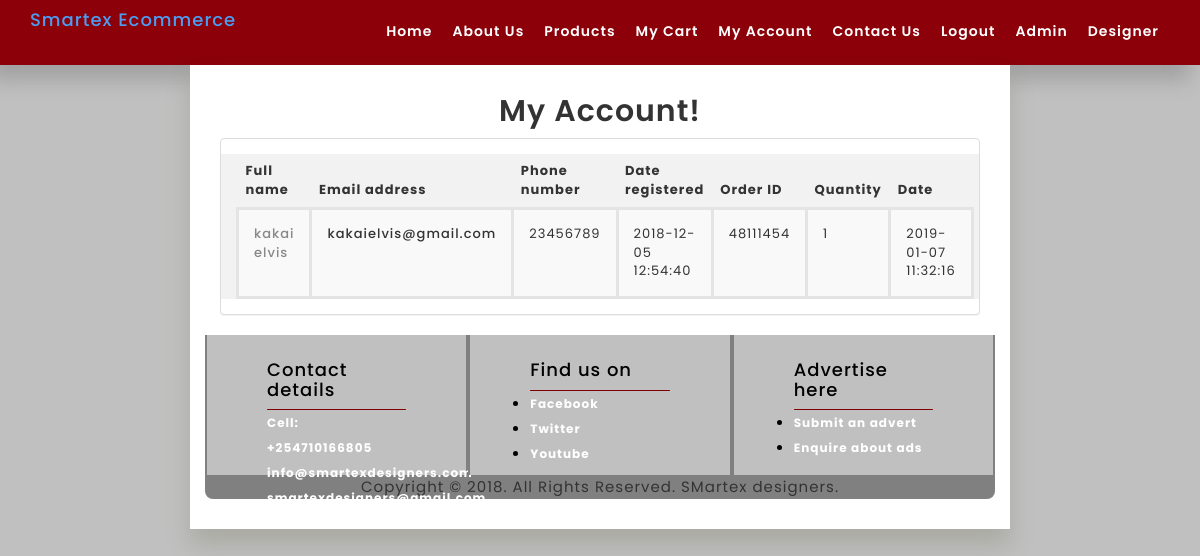
/account.php (signed in), run on the app's committed database.
### tables this page shows
CREATE TABLE `customer` (
  `id` int(100) NOT NULL,
  `names` varchar(100) NOT NULL,
  `phone` varchar(100) NOT NULL,
  `email` varchar(100) NOT NULL,
  `password` varchar(100) NOT NULL,
  `date` timestamp NOT NULL DEFAULT CURRENT_TIMESTAMP ON UPDATE CURRENT_TIMESTAMP
);

CREATE TABLE `orders` (
  `id` int(100) NOT NULL,
  `quantity` int(100) NOT NULL,
  `item` int(100) NOT NULL,
  `date` timestamp NOT NULL DEFAULT CURRENT_TIMESTAMP ON UPDATE CURRENT_TIMESTAMP,
  `customer` int(100) NOT NULL,
  `cart` varchar(100) NOT NULL
);

### account.php (the view, shortened to what this page needs)
<?php include ("header.php"); ?>
<body>
  <div class="row">
<div class="col-sm-2"> </div>
<div class="col-sm-8 body-content">
<div class="row">
<div class="col-md-12 animate-box">
<div class="section-title">
<h2>My Account!</h2>
</div>
<div class="row d-flex flex-center">
<div class="col-xs-12 animate-box">
<div class="login-panel panel panel-default">
<div class="panel-body">
    <div class="row">
          <div class="col-sm-12" style="background: #f2f2f2;">
           <?php include ("database/db3.php");
           $email = $_SESSION['user_email'];
              $result = mysqli_query($con,"SELECT * FROM  customer where email='$email'");
              ?>
            <table class="table table-striped table-hover" id="dataTables-example" style="font-size: 13px;">
                  <thead>
                      <tr>
                          <th>Full name</th>
                          <th>Email address</th>
                          <th>Phone number</th>
                          <th>Date registered</th>
                          <th>Order ID</th>
                          <th>Quantity</th>
                          <th>Date</th>
                     </tr>
                  </thead>
                  <tbody>
                   <?php while($row = mysqli_fetch_array($result)) {?>
                      <tr class="odd gradeX">
                          <?php $id=$row['id'];?>
                          <td><?php echo $row['names'];?></td>
                          <td><?php echo $row['email'];?></td>
                           <td><?php echo $row['phone'];?></td>
                           <td><?php echo $row['date'];?></td>
                           <?php }?>
                           <?php $order = mysqli_query($con,"SELECT * FROM  orders where customer='$id'");?>
                           <?php while($row = mysqli_fetch_assoc($order)) {
                            $order_id = $row['cart'];
                            $items = $row['quantity'];
                            $date = $row['date'];
                            }?>
                           <td><?php echo $order_id; ?></td>
                           <td><?php echo $items; ?></td>
                           <td><?php echo $date; ?></td>
                           </tr>
                        </tbody>
                    </table>
          </div>
        </div>
      </div>
    </div>
</div>
</div></div></div>
<?php include ("footer.php"); ?>
</div>
</div>
<div class="col-sm-2"></div>
</body>
</html>

### css/style.css (style rules this page uses)
body { font-size: 12px; font-weight: 400; line-height: 24px; letter-spacing: 1px; height: 100%; font-family: 'Poppins', sans-serif; background-color: silver; }
html, body { height: 100% }
h1, h2, h3, h4, h5, h6 { font-family: 'Poppins', sans-serif; }
.section-title { text-align: center; }
.section-title h2 { margin-top: 0; font-weight: 600; font-size: 30px; }
.table { margin-bottom: 0px; }
.table > tbody > tr > td { padding: 15px; border: 3px solid #e4e4e4; }
.table tr > td { padding: 11px 13px; }
tr:nth-child(1) > td { border-top:0px; }
tr > td:nth-child(1) { font-weight: 500; font-size: 13px; color: #888888; width: 140px; }
tr > td:nth-child(2) { font-weight: 500; }
.body-content { background-color: #fff; padding: 30px; font-size: 15px; box-shadow: 0px 16px 22px 0px rgba(120, 121, 95, 0.3); }

### data on the page
customer: names "kakai elvis", email "kakaielvis@gmail.com", phone "23456789", date "2018-12-05 12:54:40"
orders: cart "48111454", quantity "1", date "2019-01-07 11:32:16"
